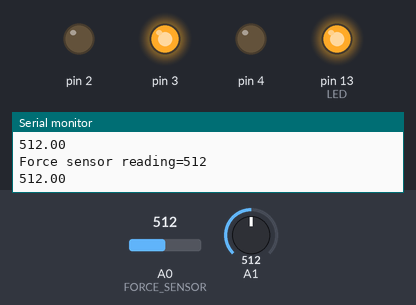
Recording of a sketch running on a simulated Arduino Uno, built with avr-gcc and run on an emulated ATmega328P. On the bench: output pins drawn as LEDs (lit = HIGH), the last lines printed to the serial monitor. The test bench sets the inputs (shaded band); at power-on: A1 = 512, A0 (FORCE_SENSOR) = 512.

Above: at 1.8 s.
1.9 s: A1 set to 882
4.2 s: A1 set to 911
At 7.2 s:
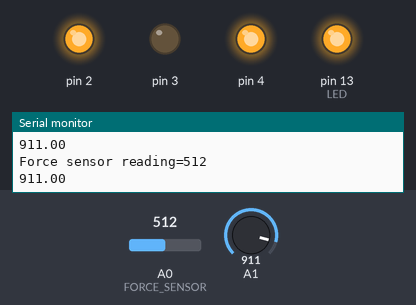
7.5 s: A0 (FORCE_SENSOR) set to 0
At 9.6 s:
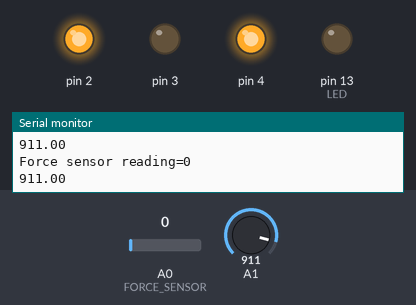
10.5 s: A1 set to 900
At 13.2 s:
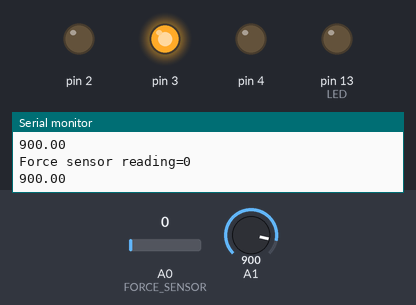
13.5 s: A1 set to 1023
At 15.5 s:
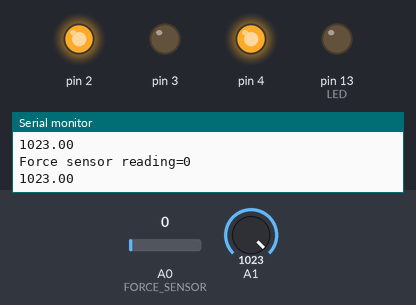
16.5 s: A1 set to 890
At 19.1 s:
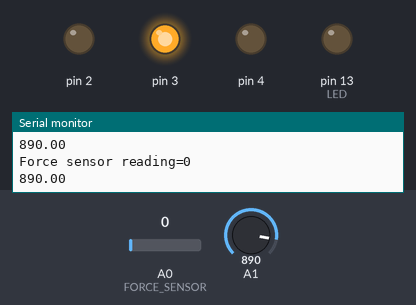
Timing chart, 0 to 20.5 s (numbered marks = the images above; inputs shaded):
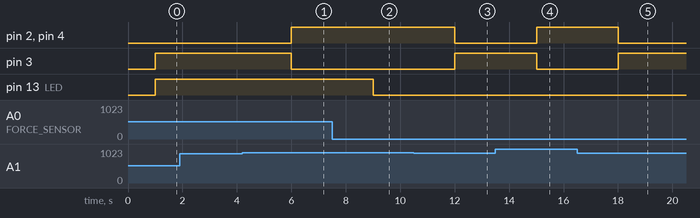

The sketch:

magnificent_migelo_turing1.ino
```cpp
#define FORCE_SENSOR A0
#define LED 13
int analogReading;
void setup()
{
  Serial.begin(9600);
  pinMode(FORCE_SENSOR,INPUT);
  pinMode(LED,OUTPUT);

  pinMode(A0,INPUT);
  pinMode(2,OUTPUT);
  pinMode(3,OUTPUT);
  pinMode(4,OUTPUT);
  Serial.begin(9600);

}
void loop()
{

  int analogReading=analogRead(FORCE_SENSOR);
  Serial.print("Force sensor reading=");
  Serial.println(analogReading);
  float flex=analogRead(A1);
  Serial.println(flex);
  delay(1000);
  if(analogReading==0)
    digitalWrite(LED,LOW);
  else
    digitalWrite(LED,HIGH);
  if(flex>900)
  {
    digitalWrite(2,HIGH);
    digitalWrite(3,LOW);
     digitalWrite(4,HIGH);
  }
  else
  {
    digitalWrite(2,LOW);
    digitalWrite(3,HIGH);
     digitalWrite(4,LOW);

}
}
```

Measured:
- the behaviour switches between 900 and 901 on A1 (found by bisection; images 0 and 1)
- after the input at 4.2 s, pin 2, pin 4: LOW → HIGH after 1.8 s; pin 3: HIGH → LOW after 1.8 s
- after the input at 7.5 s, pin 13 (LED): HIGH → LOW after 1.5 s
- after the input at 10.5 s, pin 2, pin 4: HIGH → LOW after 1.5 s; pin 3: LOW → HIGH after 1.5 s
- after the input at 13.5 s, pin 2, pin 4: LOW → HIGH after 1.5 s; pin 3: HIGH → LOW after 1.5 s
- after the input at 16.5 s, pin 2, pin 4: HIGH → LOW after 1.5 s; pin 3: LOW → HIGH after 1.5 s
